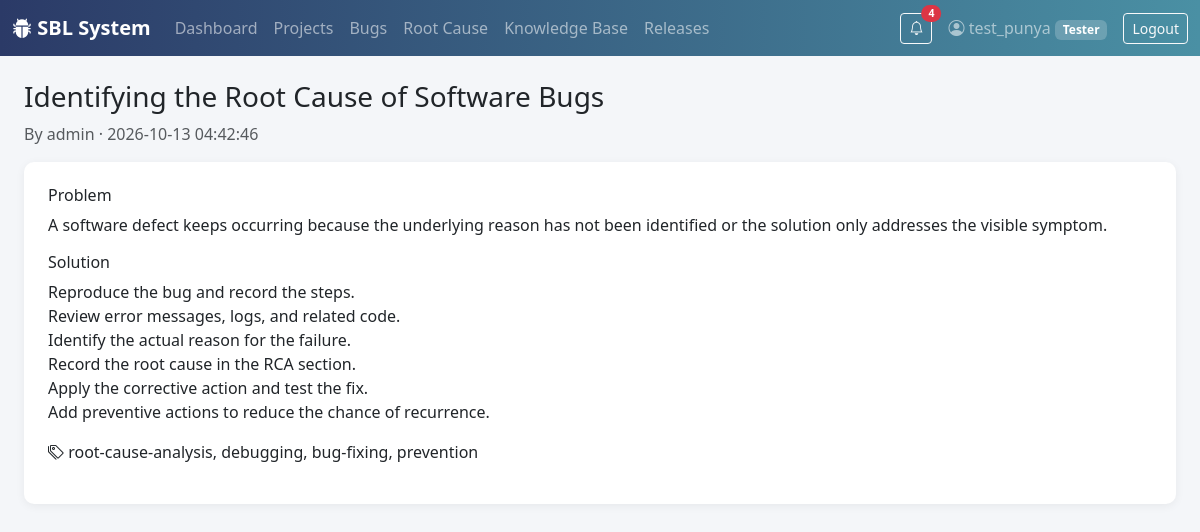
Page /kb/6 (signed in) on the committed database.
### tables this page shows
CREATE TABLE users (
    id INTEGER PRIMARY KEY AUTOINCREMENT,
    username TEXT UNIQUE NOT NULL,
    email TEXT UNIQUE NOT NULL,
    password_hash TEXT NOT NULL,
    role TEXT NOT NULL DEFAULT 'Tester',
    created_at TIMESTAMP DEFAULT CURRENT_TIMESTAMP
);

CREATE TABLE knowledge_base (
    id INTEGER PRIMARY KEY AUTOINCREMENT,
    bug_id INTEGER,
    title TEXT NOT NULL,
    problem_summary TEXT,
    solution TEXT NOT NULL,
    tags TEXT,
    created_by INTEGER,
    created_at TIMESTAMP DEFAULT CURRENT_TIMESTAMP,
    FOREIGN KEY (bug_id) REFERENCES bugs(id) ON DELETE SET NULL,
    FOREIGN KEY (created_by) REFERENCES users(id)
);

### app/kb.py (the view)
@bp.route("/<int:article_id>")
@login_required
def detail(article_id):
    db = get_db()
    article = db.execute(
        """SELECT k.*, u.username FROM knowledge_base k LEFT JOIN users u ON u.id = k.created_by
           WHERE k.id = ?""",
        (article_id,),
    ).fetchone()
    return render_template("kb/detail.html", article=article)

### app/access.py (called while the page is built, shortened)
def guard_uploads():
    if not request.path.startswith("/static/uploads/"):
        return None

### app/auth.py (called while the page is built)
def login_required(view):
    @functools.wraps(view)
    def wrapped(**kwargs):
        if g.user is None:
            return redirect(url_for("auth.login"))
        return view(**kwargs)
    return wrapped

### app/db.py (called while the page is built)
def get_db():
    if "db" not in g:
        g.db = sqlite3.connect(DB_PATH, detect_types=sqlite3.PARSE_DECLTYPES)
        g.db.row_factory = sqlite3.Row
        g.db.execute("PRAGMA foreign_keys = ON")
    return g.db

### app/templates/kb/detail.html (shortened to what this page needs)
{% extends "base.html" %}
{% block content %}
<h3>{{ article['title'] }}</h3>
<p class="text-muted">By {{ article['username'] or 'Unknown' }} &middot; {{ article['created_at'] }}</p>
<div class="card sbl-card p-4">
  <h6>Problem</h6>
  <p>{{ article['problem_summary'] or '—' }}</p>
  <h6>Solution</h6>
  <p style="white-space: pre-line;">{{ article['solution'] }}</p>
  {% if article['tags'] %}<p><i class="bi bi-tags"></i> {{ article['tags'] }}</p>{% endif %}
</div>
{% endblock %}

### app/templates/base.html (shortened to what this page needs)
<!doctype html>
<html lang="en">
<head>
  <link href="https://cdnjs.cloudflare.com/ajax/libs/bootstrap/5.3.3/css/bootstrap.min.css" rel="stylesheet">
  <link href="https://cdnjs.cloudflare.com/ajax/libs/bootstrap-icons/1.11.3/font/bootstrap-icons.min.css" rel="stylesheet">
  <link href="{{ url_for('static', filename='css/style.css') }}" rel="stylesheet">
</head>
<body>
{% if current_user %}
<nav class="navbar navbar-expand-lg navbar-dark sbl-navbar">
  <div class="container-fluid">
    <a class="navbar-brand fw-semibold" href="{{ url_for('dashboard.home') }}"><i class="bi bi-bug-fill"></i> SBL System</a>
    <div class="collapse navbar-collapse" id="nav">
      <ul class="navbar-nav me-auto">
        <li class="nav-item"><a class="nav-link" href="{{ url_for('dashboard.home') }}">Dashboard</a></li>
        <li class="nav-item"><a class="nav-link" href="{{ url_for('projects.list_projects') }}">Projects</a></li>
        <li class="nav-item"><a class="nav-link" href="{{ url_for('bugs.list_bugs') }}">Bugs</a></li>
        <li class="nav-item"><a class="nav-link" href="{{ url_for('rca.list_all') }}">Root Cause</a></li>
        <li class="nav-item"><a class="nav-link" href="{{ url_for('kb.list_articles') }}">Knowledge Base</a></li>
        <li class="nav-item"><a class="nav-link" href="{{ url_for('releases.list_releases') }}">Releases</a></li>
      </ul>
      <a href="{{ url_for('notifications.list_notifications') }}"
         class="btn btn-outline-light btn-sm me-3 position-relative"
         title="Notifications">
        <i class="bi bi-bell"></i>
        {% if unread_notifications > 0 %}
        <span class="position-absolute top-0 start-100 translate-middle badge rounded-pill bg-danger">
          {{ unread_notifications }}
        </span>
        {% endif %}
      </a>
      <span class="navbar-text me-3">
        <i class="bi bi-person-circle"></i> {{ current_user['username'] }}
        <span class="badge sbl-role-badge">{{ current_user['role'] }}</span>
      </span>
      <a href="{{ url_for('auth.logout') }}" class="btn btn-outline-light btn-sm">Logout</a>
    </div>
  </div>
</nav>
{% endif %}
<div class="container-fluid py-4 px-4">
  {% block content %}{% endblock %}
</div>
</body>
</html>

### app/static/css/style.css (style rules this page uses)
:root { --sbl-primary: #2b3a67; --sbl-accent: #4a90a4; }
body { background-color: #f4f6f9; }
.sbl-navbar { background: linear-gradient(90deg, var(--sbl-primary), var(--sbl-accent)); }
.sbl-role-badge { background-color: rgba(255,255,255,0.2); }
.sbl-card { border: none; border-radius: 10px; box-shadow: 0 2px 10px rgba(0,0,0,0.06); }

### rows in the picture
users: username "test_punya", role "Tester"
knowledge_base: title "Identifying the Root Cause of Software Bugs", created_at "2026-10-13 04:42:46", problem_summary "A software defect keeps occurring because the underlying reason has not been identified or the solution only addresses the visible symptom.", solution "Reproduce the bug and record the steps. Review error messages, logs, and related code. Identify the actual reason for the failure. Record the root cause in the RCA section. Apply the corrective action and test the fix. Add preventive actions to reduce the chance of recurrence.", tags "root-cause-analysis, debugging, bug-fixing, prevention"
users: username "admin"

### other values in the picture
{{ unread_notifications }} "4"
